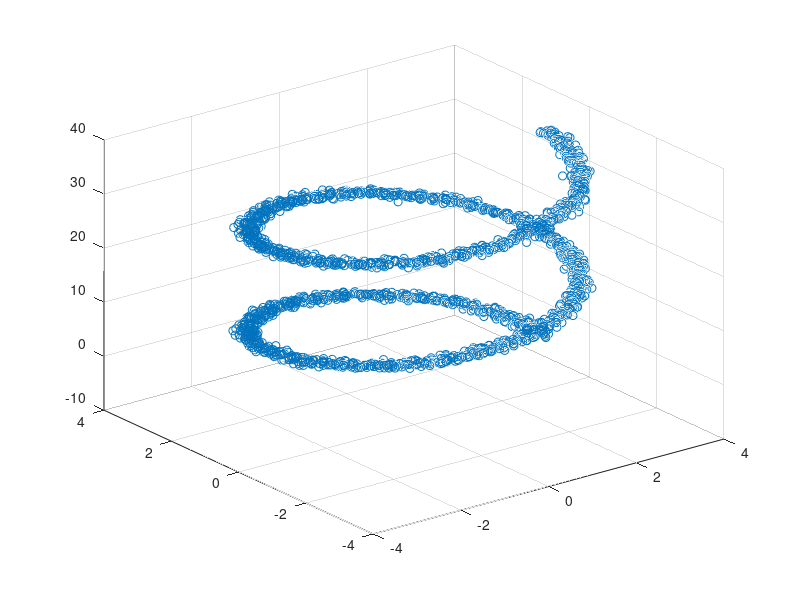

Here is the MATLAB script that generated this plot: (Note: this script raises an error after producing the figure.)
f = @(t) [3.0*cos(4.0*pi*t),3.0*sin(4.0*pi*t),12.0*pi*t];

N = 2000;
t = linspace(0.0,1.0,N)';

eta = 0.1;

X = f(t);
X = X + eta*randn(size(X));

figure;
scatter3(X(:,1),X(:,2),X(:,3));

[T,B,idxNN] = ltsa(X,20,1);

figure;
spy(B);

figure;
plot(t,T);



I = double(imread('purple_stp.jpg'));

w = 10;
max_I  = zeros(size(I,1)/w,size(I,2)/w,size(I,3));
min_I  = zeros(size(I,1)/w,size(I,2)/w,size(I,3));
mean_I = zeros(size(I,1)/w,size(I,2)/w,size(I,3));
sig_I  = zeros(size(I,1)/w,size(I,2)/w,size(I,3));
for i = 0:size(max_I,1)-1
    for j = 0:size(max_I,2)-1
        aux = I(w*i+1:w*i+w,w*j+1:w*j+w,:);
        max_I (i+1,j+1,:) = max (max (aux));
        min_I (i+1,j+1,:) = min (min (aux));
        mean_I(i+1,j+1,:) = mean(mean(aux));
        sig_I (i+1,j+1,:) = sqrt(mean(mean(power(aux-repmat(mean_I(i+1,j+1,:),[w,w,1]),2))));
    end
end

X = [];
C = [];
for i = 1:size(max_I,1)
    for j = 1:size(max_I,2)
        aux = reshape([max_I(i,j,:),min_I(i,j,:),mean_I(i,j,:),sig_I(i,j,:)],[1,12]);
        X = [X;aux];
        C = [C;reshape(mean_I(i,j,:)/255.0,[1,3])];
    end
end

k = 25;
d = 3;

[T,B,idxNN] = ltsa(X,k,d);

figure;
spy(B);

figure;
scatter3(T(:,1),T(:,2),T(:,3),12,C);